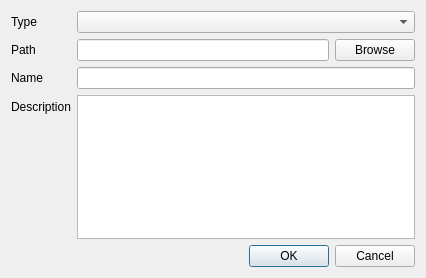
<?xml version="1.0" encoding="UTF-8"?>
<ui version="4.0">
 <class>DialogResource</class>
 <widget class="QDialog" name="DialogResource">
  <property name="geometry">
   <rect>
    <x>0</x>
    <y>0</y>
    <width>426</width>
    <height>278</height>
   </rect>
  </property>
  <property name="windowTitle">
   <string>Dialog</string>
  </property>
  <layout class="QVBoxLayout" name="verticalLayout">
   <item>
    <layout class="QFormLayout" name="formLayout">
     <item row="0" column="0">
      <widget class="QLabel" name="lbl_type">
       <property name="text">
        <string>Type</string>
       </property>
      </widget>
     </item>
     <item row="0" column="1">
      <widget class="QComboBox" name="cmb_type"/>
     </item>
     <item row="1" column="0">
      <widget class="QLabel" name="lbl_path">
       <property name="text">
        <string>Path</string>
       </property>
      </widget>
     </item>
     <item row="1" column="1">
      <layout class="QHBoxLayout" name="horizontalLayout">
       <item>
        <widget class="QLineEdit" name="edit_file"/>
       </item>
       <item>
        <widget class="QPushButton" name="button_browse">
         <property name="text">
          <string>Browse</string>
         </property>
        </widget>
       </item>
      </layout>
     </item>
     <item row="2" column="0">
      <widget class="QLabel" name="lbl_name">
       <property name="text">
        <string>Name</string>
       </property>
      </widget>
     </item>
     <item row="2" column="1">
      <widget class="QLineEdit" name="edit_name"/>
     </item>
     <item row="3" column="0">
      <widget class="QLabel" name="lbl_description">
       <property name="text">
        <string>Description</string>
       </property>
      </widget>
     </item>
     <item row="3" column="1">
      <widget class="QTextEdit" name="edit_description"/>
     </item>
    </layout>
   </item>
   <item>
    <widget class="QDialogButtonBox" name="buttonBox">
     <property name="orientation">
      <enum>Qt::Horizontal</enum>
     </property>
     <property name="standardButtons">
      <set>QDialogButtonBox::Cancel|QDialogButtonBox::Ok</set>
     </property>
    </widget>
   </item>
  </layout>
 </widget>
 <resources/>
 <connections>
  <connection>
   <sender>buttonBox</sender>
   <signal>accepted()</signal>
   <receiver>DialogResource</receiver>
   <slot>accept()</slot>
   <hints>
    <hint type="sourcelabel">
     <x>248</x>
     <y>254</y>
    </hint>
    <hint type="destinationlabel">
     <x>157</x>
     <y>274</y>
    </hint>
   </hints>
  </connection>
  <connection>
   <sender>buttonBox</sender>
   <signal>rejected()</signal>
   <receiver>DialogResource</receiver>
   <slot>reject()</slot>
   <hints>
    <hint type="sourcelabel">
     <x>316</x>
     <y>260</y>
    </hint>
    <hint type="destinationlabel">
     <x>286</x>
     <y>274</y>
    </hint>
   </hints>
  </connection>
 </connections>
</ui>
